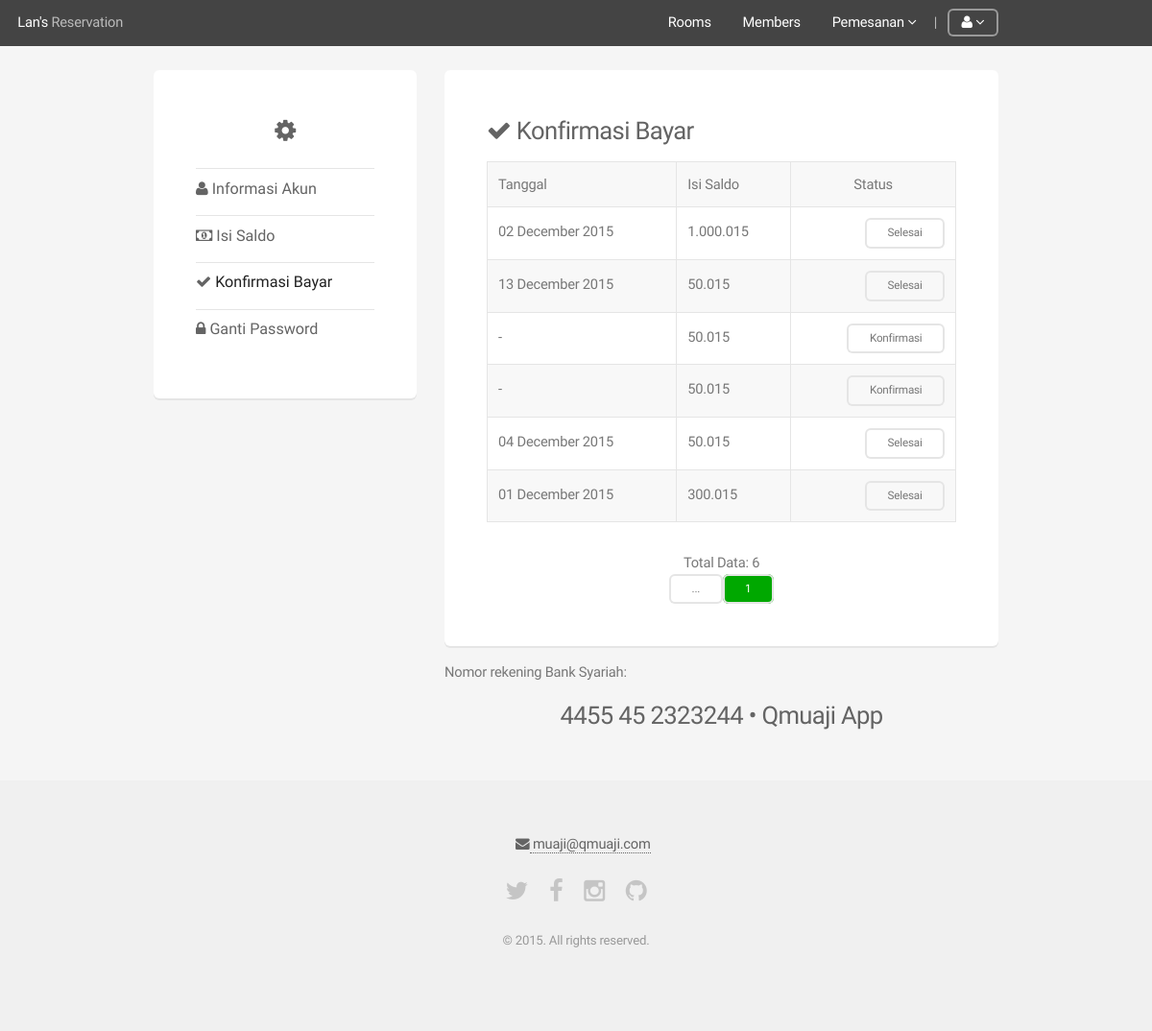
The page /konfirmasi.php (signed in) on the database its author committed.
### tables this page shows
CREATE TABLE `deposit` (
  `deposit_id` bigint(20) UNSIGNED NOT NULL,
  `user_id` bigint(20) UNSIGNED NOT NULL,
  `trans_date` date NOT NULL,
  `add_saldo` int(10) UNSIGNED NOT NULL,
  `no_rek` varchar(50) NOT NULL,
  `user_confirm` tinyint(2) UNSIGNED NOT NULL DEFAULT '0',
  `admin_confirm` tinyint(2) UNSIGNED NOT NULL DEFAULT '0'
);

### core/functions/users.php (called while the page is built, shortened)
<?php
function hasAccess($user_id, $type){
	$user_id = (int)$user_id;
	$type 	 = (int)$type;
	return (mysql_result(mysql_query("SELECT COUNT(user_id) FROM users WHERE user_id='$user_id' AND type=$type"), 0) == 1) ? true : false;
}

### core/functions/general.php (called while the page is built, shortened)
<?php
function rupiah($angka) {
    return number_format($angka,0,',','.');
}

### konfirmasi.php (the view, shortened to what this page needs)
<?php
require 'core/init.php';
$user_id 	= $userData['user_id'];
include 'includes/_header.php';
$showPage 	= '';
$batas		= 10;
isset($_GET['page']) ? $noPage = $_GET['page'] : $noPage = 1;
$offset		=($noPage - 1) * $batas;
$konfirmasi = mysql_query("SELECT * FROM deposit WHERE user_id=$user_id ORDER BY deposit_id DESC LIMIT $offset, $batas");
$q 			= mysql_query("SELECT COUNT(deposit_id) from deposit WHERE user_id=$user_id");
?>
<div style="margin-top:-30px" id="main" class="container">
	<div class="row">
		<div class="4u 12u(mobile)">
			<div class="box	">
				<ul class="alt">
				<li align="center"><h3 class="icon fa-cog"></h3></li>
					<li><h4><a href="userSettings.php" class="icon fa-user"> Informasi Akun</a></h4></li>
					<li><h4><a href="saldo.php" class="icon fa-money"> Isi Saldo</a></h4></li>
					<li><h4><a href="konfirmasi.php" class="icon fa-check"> <b>Konfirmasi Bayar</a></b></h4></li>
					<li><h4><a href="gantiPass.php" class="icon fa-lock"> Ganti Password</a></h4></li>
				</ul>
			</div>
		</div>
		<div class="8u 12u(mobile)">
			<div class="box">
				<h3 class="icon fa-check"> Konfirmasi Bayar</h3>
		<?php
		if(isset($_GET['id']) && !empty($_GET['id'])) {
			$id = $_GET['id'];
			$isi= mysql_fetch_array(mysql_query("SELECT * FROM deposit WHERE user_id=$user_id AND deposit_id=$id ORDER BY deposit_id DESC"));
			$add_saldo 	= $isi['add_saldo'];
			$no_rek 	= $isi['no_rek'];
			$trans_date	= $isi['trans_date'];
		?>
			<?php echo outputErrors(array("Pastikan kamu telah mentransfer uang sebelum mengisi form ini.")) ?>
			<form action="" method="post" autocomplete="off">
				<div class="row">
					<div class="6u 12u">
						Jumlah Transfer* (Rp)</b>
						<input type="number" name="add_saldo" placeholder="Jumlah Transfer Rp" required max="1900000" min="50000" value="<?php echo $add_saldo ?>">
						Captcha* <a href='javascript: refreshCaptcha();'><i class="icon fa-refresh"></i></a>
						<input type="text" name="captcha" placeholder="Kode Captcha" required maxlength="8">
						<img  src="core/captcha.php?rand=<?php echo rand(); ?>" id='captchaimg' >
					</div>
					<div class="6u 12u">
						Rekening Pengirim
						<input type="text" name="no_rek" value="<?php echo $no_rek ?>" placeholder="No Rekening" maxlength="24" minlength="8">
						Tanggal Transfer* (tttt-bb-hh)
						<input type="date" name="trans_date" placeholder="Tanggal Transfer" value="<?php echo $trans_date ?>" max="<?php echo $dateMin ?>" required>
						<input type="submit" value="Konfirmasi Bayar" class="fit special">
					</div>
				</div>
			</form>
		<?php
		} else {
			?>
			<table class="alt">
				<tr>
					<td>Tanggal</td>
					<td>Isi Saldo</td>
					<td align="center">Status</td>
				</tr>
			<?php
			while($row = mysql_fetch_assoc($konfirmasi)) {
				if ($row['user_confirm'] == 0 && $row['admin_confirm'] == 0) {
					$btn = "Konfirmasi";
					$link= "?id=$row[deposit_id]";
				} elseif($row['admin_confirm'] == 0 && $row['user_confirm'] == 1) {
					$btn = "Lihat";
					$link= "?id=$row[deposit_id]";
				} elseif($row['admin_confirm']==1) {
					$btn = "Selesai";
					$link= "#";
				}
			?>
				<tr>
					<td><?php $row['trans_date']=="0000-00-00" ? $tgl="-" : $tgl = date('d F Y', strtotime($row['trans_date'])); echo $tgl ?></td>
					<td><?php echo rupiah($row['add_saldo']) ?></td>
					<td align="right">
						<a href="<?php echo $link ?>" class="button alt small "><?php echo $btn ?></a>
					</td>
				</tr>
			<?php
			}
		?>
			</table>
			<div align="center" class="12u">
				<?php
			 	$jml 		= mysql_fetch_array($q);
			  	$jmlData	= $jml[0];
			  	$jmlPage	= ceil($jmlData / $batas);
			  	echo "Total Data: ".$jmlData."<br>";
				  for($i=1; $i <= $jmlPage; $i++){
				    if ((($i >= $noPage - $batas) && ($i <= $noPage + $batas)) || ($i == 1)  || $i == $jmlPage){
				      if(($showPage != ($jmlPage - 1)) && ($i == $jmlPage)) echo "<a class='button alt small'>...</a>";
				      if($i==$noPage) echo "<a class='button special alt small'>$i</a>";
				      else echo "<a class='button alt small' href=".$_SERVER['PHP_SELF']."?page=".$i." > ".$i."</a>";
				      $showPage=$i;
				    }
				}
				?>
			</div>
		<?php
		}
		?>
			</div>
			<p>Nomor rekening Bank Syariah:</p><br>
		    <h3 align="center" style="margin-top:-40px;margin-bottom:-10px">4455 45 2323244 • Qmuaji App</h3>
		</div>
	</div>
</div>
<?php
include 'includes/_footer.php';

### rows shown on the page
deposit: trans_date "02 December 2015", add_saldo "1.000.015", btn "Selesai"
deposit: trans_date "13 December 2015", add_saldo "50.015", btn "Selesai"
deposit: tgl "-", add_saldo "50.015", btn "Konfirmasi"
deposit: tgl "-", add_saldo "50.015", btn "Konfirmasi"
deposit: trans_date "04 December 2015", add_saldo "50.015", btn "Selesai"
deposit: trans_date "01 December 2015", add_saldo "300.015", btn "Selesai"

### other values the page prints
$jmlData "6"
